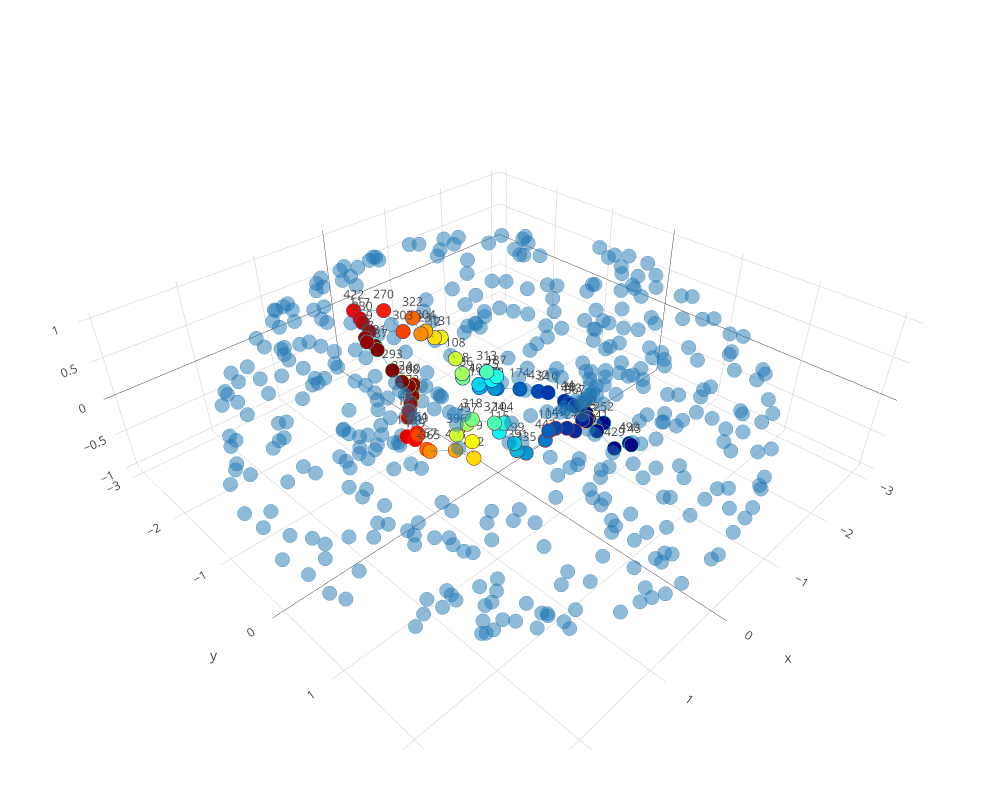

Here is the notebook cell this chart was saved with:
### Code cell
plotclassrep_pjs(PH,dim=1,class=139)

### Figure 1 — Plotly figure (JSON) as saved in the notebook; plotly's stock layout.template omitted (floating-point values rounded to 4 significant figures; data arrays with more than 128 entries replaced by an {"elided": "..."} marker saying what was removed)
{"data": [{"autocolorscale": false, "marker": {"cmax": 1, "cmin": 0, "color": [0.6991, 0.6589, 0.2818, 0.2439, 0.6175, 0.3213, 0.2079, 0.8423, 0.8097, 0.7378, 0.5753, 0.08806, 0.7747, 0.1139, 0.06521, 0.8724, 0.9454, 0.1741, 0.9963, 0.1427, 0.9889, 0.9779, 0.04559, 0.9634, 0.02934, 0.9242, 0.3621, 0.5753, 1.0, 0.8998, 0.5325, 0.01657, 0.5325, 0.6176, 0.007386, 0.6589, 0.4466, 0.4465, 0.4039, 0.4895, 1, 0.7379, 0.404, 0.6991, 0.4894, 0.3622, 0.8097, 0.001848, 0.3213, 0.7748, 0.02937, 0.9963, 0.114, 0.9889, 0.04563, 0.2818, 0.1428, 0.9779, 0.9455, 0.9634, 0.06526, 0.1742, 0, 0.8424, 0.0881, 0.244, 0.9242, 0.208, 0.8998, 0.01659, 0.8725, 0.007401, 0.001855], "colorscale": "Jet", "line": {"color": [0.9589, 0.9743, 0.9499, 0.9295, 0.9862, 0.967, 0.9058, 0.8649, 0.8929, 0.9401, 0.9945, 0.7834, 0.9181, 0.8178, 0.7469, 0.8341, 0.728, 0.8792, 0.5644, 0.8498, 0.6068, 0.6484, 0.7086, 0.6889, 0.6688, 0.7655, 0.9807, 0.005554, 0.5216, 0.8009, 0.9991, 0.6277, 0.0009295, 0.01384, 0.5856, 0.02572, 0.002772, 0.9972, 0.9908, 0, 0.4785, 0.05991, 0.009226, 0.04112, 1, 0.01931, 0.1071, 0.543, 0.03296, 0.08196, 0.3312, 0.4357, 0.1822, 0.3933, 0.2913, 0.05006, 0.1502, 0.3516, 0.272, 0.3111, 0.253, 0.1207, 0.5, 0.1352, 0.2166, 0.0705, 0.2346, 0.09411, 0.1992, 0.3723, 0.1659, 0.4143, 0.457], "colorscale": "Jet", "width": 2}, "opacity": 1, "size": 5, "symbol": "circle"}, "mode": "markers+text", "text": ["408", "452", "391", "335", "479", "199", "442", "461", "349", "365", "396", "273", "257", "403", "90", "139", "472", "105", "208", "149", "40", "72", "195", "448", "232", "126", "115", "108", "224", "163", "457", "4", "88", "131", "67", "12", "313", "324", "104", "436", "293", "223", "187", "304", "318", "75", "303", "441", "407", "322", "367", "287", "310", "181", "443", "112", "432", "87", "9", "2", "70", "174", "429", "270", "144", "38", "230", "29", "117", "252", "422", "490", "145"], "type": "scatter3d", "x": [0.9459, 0.8606, 0.5554, 0.469, 0.878, 0.5871, 0.2742, 0.9661, 0.9734, 1.014, 0.9584, -0.1856, 1.013, -0.01599, -0.3649, 0.9724, 0.7571, 0.2595, 0.6383, 0.1749, 0.5109, 0.5552, -0.5407, 0.6211, -0.6221, 0.7617, 0.7447, -0.2426, 0.8148, 0.9015, 0.9747, -0.8389, -0.3465, -0.09993, -0.9151, -0.01308, -0.6326, 0.8459, 0.7801, -0.3721, 0.9264, 0.1567, -0.7521, 0.07726, 1.006, -0.7362, 0.3988, -0.956, -0.6403, 0.1745, -1.207, 0.9562, -1.174, 0.9461, -1.273, -0.703, -1.182, 1.025, 0.8784, 1.0, -1.328, -1.119, -1.071, 0.4895, -1.375, -0.941, 0.8717, -0.983, 0.8606, -1.467, 0.8463, -1.434, -1.429], "y": [0.3244, 0.5116, 0.8339, 0.8832, 0.5113, 0.8273, 0.9687, -0.2728, -0.2485, -0.01087, 0.3678, 0.9826, -0.06161, 1.009, 0.9313, -0.3042, -0.6632, 0.9975, -0.7802, 1.015, -0.8608, -0.8354, 0.8514, -0.7945, 0.7981, -0.6772, 0.7684, -0.9702, -0.6665, -0.5447, 0.5503, 0.6546, -0.9742, -1.053, 0.5546, -1.066, -0.8338, 0.8018, 0.8654, -0.994, -0.6726, -1.105, -0.7809, -1.113, 0.6581, -0.8498, -1.125, 0.6972, -0.9883, -1.218, 0.1437, -0.8669, -0.2831, -0.914, 0.02914, -1.048, -0.4536, -0.9475, -1.094, -1.004, -0.05083, -0.7209, 0.8892, -1.333, -0.1703, -1.011, -1.217, -1.006, -1.27, 0.4101, -1.397, 0.8469, 0.8811], "z": [-0.002173, -0.04792, 0.06176, 0.007324, 0.178, 0.1694, 0.1158, -0.08836, -0.09568, -0.1669, 0.229, -0.005982, -0.1701, 0.1367, 0.02216, -0.1933, -0.1138, 0.2458, 0.1262, 0.2416, 0.04513, -0.07773, -0.1311, -0.13, -0.1538, -0.1948, 0.3677, 0.005763, 0.3202, -0.322, 0.4737, -0.3523, -0.2585, 0.3351, -0.3676, 0.3585, -0.3017, 0.551, 0.5504, -0.3449, 0.5183, 0.4673, -0.4016, 0.4676, 0.6027, -0.4829, 0.5909, -0.5769, -0.5689, 0.6384, -0.6196, 0.7049, -0.6106, 0.729, -0.6869, -0.6751, -0.6791, 0.7967, 0.8023, 0.8128, -0.7412, -0.7436, -0.7941, 0.8149, -0.7886, -0.7854, 0.8644, -0.8046, 0.8847, -0.879, 0.9304, -0.9423, -0.9471]}, {"autocolorscale": false, "marker": {"color": "rgb(31,119,180)", "line": {"color": "rgb(31,119,180)", "width": 2}, "opacity": 0.5, "size": 5, "symbol": "circle"}, "mode": "markers", "text": {"elided": "427 str values"}, "type": "scatter3d", "x": {"elided": "427 float values"}, "y": {"elided": "427 float values"}, "z": {"elided": "427 float values"}}, {"line": {"color": "#1f77b4", "width": 1.5}, "mode": "lines", "name": "Dim 1 Faces", "opacity": 0.5, "type": "scatter3d", "x": [1.0, 0.8784], "y": [-1.004, -1.094], "z": [0.8128, 0.8023]}, {"line": {"color": "#1f77b4", "width": 1.5}, "mode": "lines", "name": "edge (2,87)", "opacity": 0.5, "showlegend": false, "type": "scatter3d", "x": [1.0, 1.025], "y": [-1.004, -0.9475], "z": [0.8128, 0.7967]}, {"line": {"color": "#1f77b4", "width": 1.5}, "mode": "lines", "name": "edge (4,67)", "opacity": 0.5, "showlegend": false, "type": "scatter3d", "x": [-0.8389, -0.9151], "y": [0.6546, 0.5546], "z": [-0.3523, -0.3676]}, {"line": {"color": "#1f77b4", "width": 1.5}, "mode": "lines", "name": "edge (4,232)", "opacity": 0.5, "showlegend": false, "type": "scatter3d", "x": [-0.8389, -0.6221], "y": [0.6546, 0.7981], "z": [-0.3523, -0.1538]}, {"line": {"color": "#1f77b4", "width": 1.5}, "mode": "lines", "name": "edge (9,230)", "opacity": 0.5, "showlegend": false, "type": "scatter3d", "x": [0.8784, 0.8717], "y": [-1.094, -1.217], "z": [0.8023, 0.8644]}, {"line": {"color": "#1f77b4", "width": 1.5}, "mode": "lines", "name": "edge (12,131)", "opacity": 0.5, "showlegend": false, "type": "scatter3d", "x": [-0.01308, -0.09993], "y": [-1.066, -1.053], "z": [0.3585, 0.3351]}, {"line": {"color": "#1f77b4", "width": 1.5}, "mode": "lines", "name": "edge (12,304)", "opacity": 0.5, "showlegend": false, "type": "scatter3d", "x": [-0.01308, 0.07726], "y": [-1.066, -1.113], "z": [0.3585, 0.4676]}, {"line": {"color": "#1f77b4", "width": 1.5}, "mode": "lines", "name": "edge (29,38)", "opacity": 0.5, "showlegend": false, "type": "scatter3d", "x": [-0.983, -0.941], "y": [-1.006, -1.011], "z": [-0.8046, -0.7854]}, {"line": {"color": "#1f77b4", "width": 1.5}, "mode": "lines", "name": "edge (29,174)", "opacity": 0.5, "showlegend": false, "type": "scatter3d", "x": [-0.983, -1.119], "y": [-1.006, -0.7209], "z": [-0.8046, -0.7436]}, {"line": {"color": "#1f77b4", "width": 1.5}, "mode": "lines", "name": "edge (38,112)", "opacity": 0.5, "showlegend": false, "type": "scatter3d", "x": [-0.941, -0.703], "y": [-1.011, -1.048], "z": [-0.7854, -0.6751]}, {"line": {"color": "#1f77b4", "width": 1.5}, "mode": "lines", "name": "edge (40,72)", "opacity": 0.5, "showlegend": false, "type": "scatter3d", "x": [0.5109, 0.5552], "y": [-0.8608, -0.8354], "z": [0.04513, -0.07773]}, {"line": {"color": "#1f77b4", "width": 1.5}, "mode": "lines", "name": "edge (40,208)", "opacity": 0.5, "showlegend": false, "type": "scatter3d", "x": [0.5109, 0.6383], "y": [-0.8608, -0.7802], "z": [0.04513, 0.1262]}, {"line": {"color": "#1f77b4", "width": 1.5}, "mode": "lines", "name": "edge (67,441)", "opacity": 0.5, "showlegend": false, "type": "scatter3d", "x": [-0.9151, -0.956], "y": [0.5546, 0.6972], "z": [-0.3676, -0.5769]}, {"line": {"color": "#1f77b4", "width": 1.5}, "mode": "lines", "name": "edge (70,144)", "opacity": 0.5, "showlegend": false, "type": "scatter3d", "x": [-1.328, -1.375], "y": [-0.05083, -0.1703], "z": [-0.7412, -0.7886]}, {"line": {"color": "#1f77b4", "width": 1.5}, "mode": "lines", "name": "edge (70,443)", "opacity": 0.5, "showlegend": false, "type": "scatter3d", "x": [-1.328, -1.273], "y": [-0.05083, 0.02914], "z": [-0.7412, -0.6869]}, {"line": {"color": "#1f77b4", "width": 1.5}, "mode": "lines", "name": "edge (72,448)", "opacity": 0.5, "showlegend": false, "type": "scatter3d", "x": [0.5552, 0.6211], "y": [-0.8354, -0.7945], "z": [-0.07773, -0.13]}, {"line": {"color": "#1f77b4", "width": 1.5}, "mode": "lines", "name": "edge (75,187)", "opacity": 0.5, "showlegend": false, "type": "scatter3d", "x": [-0.7362, -0.7521], "y": [-0.8498, -0.7809], "z": [-0.4829, -0.4016]}, {"line": {"color": "#1f77b4", "width": 1.5}, "mode": "lines", "name": "edge (75,407)", "opacity": 0.5, "showlegend": false, "type": "scatter3d", "x": [-0.7362, -0.6403], "y": [-0.8498, -0.9883], "z": [-0.4829, -0.5689]}, {"line": {"color": "#1f77b4", "width": 1.5}, "mode": "lines", "name": "edge (87,181)", "opacity": 0.5, "showlegend": false, "type": "scatter3d", "x": [1.025, 0.9461], "y": [-0.9475, -0.914], "z": [0.7967, 0.729]}, {"line": {"color": "#1f77b4", "width": 1.5}, "mode": "lines", "name": "edge (88,108)", "opacity": 0.5, "showlegend": false, "type": "scatter3d", "x": [-0.3465, -0.2426], "y": [-0.9742, -0.9702], "z": [-0.2585, 0.005763]}, {"line": {"color": "#1f77b4", "width": 1.5}, "mode": "lines", "name": "edge (88,436)", "opacity": 0.5, "showlegend": false, "type": "scatter3d", "x": [-0.3465, -0.3721], "y": [-0.9742, -0.994], "z": [-0.2585, -0.3449]}, {"line": {"color": "#1f77b4", "width": 1.5}, "mode": "lines", "name": "edge (90,195)", "opacity": 0.5, "showlegend": false, "type": "scatter3d", "x": [-0.3649, -0.5407], "y": [0.9313, 0.8514], "z": [0.02216, -0.1311]}, {"line": {"color": "#1f77b4", "width": 1.5}, "mode": "lines", "name": "edge (90,273)", "opacity": 0.5, "showlegend": false, "type": "scatter3d", "x": [-0.3649, -0.1856], "y": [0.9313, 0.9826], "z": [0.02216, -0.005982]}, {"line": {"color": "#1f77b4", "width": 1.5}, "mode": "lines", "name": "edge (104,115)", "opacity": 0.5, "showlegend": false, "type": "scatter3d", "x": [0.7801, 0.7447], "y": [0.8654, 0.7684], "z": [0.5504, 0.3677]}, {"line": {"color": "#1f77b4", "width": 1.5}, "mode": "lines", "name": "edge (104,324)", "opacity": 0.5, "showlegend": false, "type": "scatter3d", "x": [0.7801, 0.8459], "y": [0.8654, 0.8018], "z": [0.5504, 0.551]}, {"line": {"color": "#1f77b4", "width": 1.5}, "mode": "lines", "name": "edge (105,149)", "opacity": 0.5, "showlegend": false, "type": "scatter3d", "x": [0.2595, 0.1749], "y": [0.9975, 1.015], "z": [0.2458, 0.2416]}, {"line": {"color": "#1f77b4", "width": 1.5}, "mode": "lines", "name": "edge (105,442)", "opacity": 0.5, "showlegend": false, "type": "scatter3d", "x": [0.2595, 0.2742], "y": [0.9975, 0.9687], "z": [0.2458, 0.1158]}, {"line": {"color": "#1f77b4", "width": 1.5}, "mode": "lines", "name": "edge (108,131)", "opacity": 0.5, "showlegend": false, "type": "scatter3d", "x": [-0.2426, -0.09993], "y": [-0.9702, -1.053], "z": [0.005763, 0.3351]}, {"line": {"color": "#1f77b4", "width": 1.5}, "mode": "lines", "name": "edge (112,407)", "opacity": 0.5, "showlegend": false, "type": "scatter3d", "x": [-0.703, -0.6403], "y": [-1.048, -0.9883], "z": [-0.6751, -0.5689]}, {"line": {"color": "#1f77b4", "width": 1.5}, "mode": "lines", "name": "edge (115,199)", "opacity": 0.5, "showlegend": false, "type": "scatter3d", "x": [0.7447, 0.5871], "y": [0.7684, 0.8273], "z": [0.3677, 0.1694]}, {"line": {"color": "#1f77b4", "width": 1.5}, "mode": "lines", "name": "edge (117,230)", "opacity": 0.5, "showlegend": false, "type": "scatter3d", "x": [0.8606, 0.8717], "y": [-1.27, -1.217], "z": [0.8847, 0.8644]}, {"line": {"color": "#1f77b4", "width": 1.5}, "mode": "lines", "name": "edge (117,422)", "opacity": 0.5, "showlegend": false, "type": "scatter3d", "x": [0.8606, 0.8463], "y": [-1.27, -1.397], "z": [0.8847, 0.9304]}, {"line": {"color": "#1f77b4", "width": 1.5}, "mode": "lines", "name": "edge (126,163)", "opacity": 0.5, "showlegend": false, "type": "scatter3d", "x": [0.7617, 0.9015], "y": [-0.6772, -0.5447], "z": [-0.1948, -0.322]}, {"line": {"color": "#1f77b4", "width": 1.5}, "mode": "lines", "name": "edge (126,472)", "opacity": 0.5, "showlegend": false, "type": "scatter3d", "x": [0.7617, 0.7571], "y": [-0.6772, -0.6632], "z": [-0.1948, -0.1138]}, {"line": {"color": "#1f77b4", "width": 1.5}, "mode": "lines", "name": "edge (139,163)", "opacity": 0.5, "showlegend": false, "type": "scatter3d", "x": [0.9724, 0.9015], "y": [-0.3042, -0.5447], "z": [-0.1933, -0.322]}, {"line": {"color": "#1f77b4", "width": 1.5}, "mode": "lines", "name": "edge (139,461)", "opacity": 0.5, "showlegend": false, "type": "scatter3d", "x": [0.9724, 0.9661], "y": [-0.3042, -0.2728], "z": [-0.1933, -0.08836]}, {"line": {"color": "#1f77b4", "width": 1.5}, "mode": "lines", "name": "edge (144,310)", "opacity": 0.5, "showlegend": false, "type": "scatter3d", "x": [-1.375, -1.174], "y": [-0.1703, -0.2831], "z": [-0.7886, -0.6106]}, {"line": {"color": "#1f77b4", "width": 1.5}, "mode": "lines", "name": "edge (145,429)", "opacity": 0.5, "showlegend": false, "type": "scatter3d", "x": [-1.429, -1.071], "y": [0.8811, 0.8892], "z": [-0.9471, -0.7941]}, {"line": {"color": "#1f77b4", "width": 1.5}, "mode": "lines", "name": "edge (145,490)", "opacity": 0.5, "showlegend": false, "type": "scatter3d", "x": [-1.429, -1.434], "y": [0.8811, 0.8469], "z": [-0.9471, -0.9423]}, {"line": {"color": "#1f77b4", "width": 1.5}, "mode": "lines", "name": "edge (149,403)", "opacity": 0.5, "showlegend": false, "type": "scatter3d", "x": [0.1749, -0.01599], "y": [1.015, 1.009], "z": [0.2416, 0.1367]}, {"line": {"color": "#1f77b4", "width": 1.5}, "mode": "lines", "name": "edge (174,432)", "opacity": 0.5, "showlegend": false, "type": "scatter3d", "x": [-1.119, -1.182], "y": [-0.7209, -0.4536], "z": [-0.7436, -0.6791]}, {"line": {"color": "#1f77b4", "width": 1.5}, "mode": "lines", "name": "edge (181,287)", "opacity": 0.5, "showlegend": false, "type": "scatter3d", "x": [0.9461, 0.9562], "y": [-0.914, -0.8669], "z": [0.729, 0.7049]}, {"line": {"color": "#1f77b4", "width": 1.5}, "mode": "lines", "name": "edge (187,313)", "opacity": 0.5, "showlegend": false, "type": "scatter3d", "x": [-0.7521, -0.6326], "y": [-0.7809, -0.8338], "z": [-0.4016, -0.3017]}, {"line": {"color": "#1f77b4", "width": 1.5}, "mode": "lines", "name": "edge (195,232)", "opacity": 0.5, "showlegend": false, "type": "scatter3d", "x": [-0.5407, -0.6221], "y": [0.8514, 0.7981], "z": [-0.1311, -0.1538]}, {"line": {"color": "#1f77b4", "width": 1.5}, "mode": "lines", "name": "edge (199,391)", "opacity": 0.5, "showlegend": false, "type": "scatter3d", "x": [0.5871, 0.5554], "y": [0.8273, 0.8339], "z": [0.1694, 0.06176]}, {"line": {"color": "#1f77b4", "width": 1.5}, "mode": "lines", "name": "edge (208,224)", "opacity": 0.5, "showlegend": false, "type": "scatter3d", "x": [0.6383, 0.8148], "y": [-0.7802, -0.6665], "z": [0.1262, 0.3202]}, {"line": {"color": "#1f77b4", "width": 1.5}, "mode": "lines", "name": "edge (223,304)", "opacity": 0.5, "showlegend": false, "type": "scatter3d", "x": [0.1567, 0.07726], "y": [-1.105, -1.113], "z": [0.4673, 0.4676]}, {"line": {"color": "#1f77b4", "width": 1.5}, "mode": "lines", "name": "edge (223,322)", "opacity": 0.5, "showlegend": false, "type": "scatter3d", "x": [0.1567, 0.1745], "y": [-1.105, -1.218], "z": [0.4673, 0.6384]}, {"line": {"color": "#1f77b4", "width": 1.5}, "mode": "lines", "name": "edge (224,293)", "opacity": 0.5, "showlegend": false, "type": "scatter3d", "x": [0.8148, 0.9264], "y": [-0.6665, -0.6726], "z": [0.3202, 0.5183]}, {"line": {"color": "#1f77b4", "width": 1.5}, "mode": "lines", "name": "edge (252,367)", "opacity": 0.5, "showlegend": false, "type": "scatter3d", "x": [-1.467, -1.207], "y": [0.4101, 0.1437], "z": [-0.879, -0.6196]}, {"line": {"color": "#1f77b4", "width": 1.5}, "mode": "lines", "name": "edge (252,490)", "opacity": 0.5, "showlegend": false, "type": "scatter3d", "x": [-1.467, -1.434], "y": [0.4101, 0.8469], "z": [-0.879, -0.9423]}, {"line": {"color": "#1f77b4", "width": 1.5}, "mode": "lines", "name": "edge (257,349)", "opacity": 0.5, "showlegend": false, "type": "scatter3d", "x": [1.013, 0.9734], "y": [-0.06161, -0.2485], "z": [-0.1701, -0.09568]}, {"line": {"color": "#1f77b4", "width": 1.5}, "mode": "lines", "name": "edge (257,365)", "opacity": 0.5, "showlegend": false, "type": "scatter3d", "x": [1.013, 1.014], "y": [-0.06161, -0.01087], "z": [-0.1701, -0.1669]}, {"line": {"color": "#1f77b4", "width": 1.5}, "mode": "lines", "name": "edge (270,303)", "opacity": 0.5, "showlegend": false, "type": "scatter3d", "x": [0.4895, 0.3988], "y": [-1.333, -1.125], "z": [0.8149, 0.5909]}, {"line": {"color": "#1f77b4", "width": 1.5}, "mode": "lines", "name": "edge (270,422)", "opacity": 0.5, "showlegend": false, "type": "scatter3d", "x": [0.4895, 0.8463], "y": [-1.333, -1.397], "z": [0.8149, 0.9304]}, {"line": {"color": "#1f77b4", "width": 1.5}, "mode": "lines", "name": "edge (273,403)", "opacity": 0.5, "showlegend": false, "type": "scatter3d", "x": [-0.1856, -0.01599], "y": [0.9826, 1.009], "z": [-0.005982, 0.1367]}, {"line": {"color": "#1f77b4", "width": 1.5}, "mode": "lines", "name": "edge (287,293)", "opacity": 0.5, "showlegend": false, "type": "scatter3d", "x": [0.9562, 0.9264], "y": [-0.8669, -0.6726], "z": [0.7049, 0.5183]}, {"line": {"color": "#1f77b4", "width": 1.5}, "mode": "lines", "name": "edge (303,322)", "opacity": 0.5, "showlegend": false, "type": "scatter3d", "x": [0.3988, 0.1745], "y": [-1.125, -1.218], "z": [0.5909, 0.6384]}, {"line": {"color": "#1f77b4", "width": 1.5}, "mode": "lines", "name": "edge (310,432)", "opacity": 0.5, "showlegend": false, "type": "scatter3d", "x": [-1.174, -1.182], "y": [-0.2831, -0.4536], "z": [-0.6106, -0.6791]}, {"line": {"color": "#1f77b4", "width": 1.5}, "mode": "lines", "name": "edge (313,436)", "opacity": 0.5, "showlegend": false, "type": "scatter3d", "x": [-0.6326, -0.3721], "y": [-0.8338, -0.994], "z": [-0.3017, -0.3449]}, {"line": {"color": "#1f77b4", "width": 1.5}, "mode": "lines", "name": "edge (318,324)", "opacity": 0.5, "showlegend": false, "type": "scatter3d", "x": [1.006, 0.8459], "y": [0.6581, 0.8018], "z": [0.6027, 0.551]}, {"line": {"color": "#1f77b4", "width": 1.5}, "mode": "lines", "name": "edge (318,457)", "opacity": 0.5, "showlegend": false, "type": "scatter3d", "x": [1.006, 0.9747], "y": [0.6581, 0.5503], "z": [0.6027, 0.4737]}, {"line": {"color": "#1f77b4", "width": 1.5}, "mode": "lines", "name": "edge (335,391)", "opacity": 0.5, "showlegend": false, "type": "scatter3d", "x": [0.469, 0.5554], "y": [0.8832, 0.8339], "z": [0.007324, 0.06176]}, {"line": {"color": "#1f77b4", "width": 1.5}, "mode": "lines", "name": "edge (335,442)", "opacity": 0.5, "showlegend": false, "type": "scatter3d", "x": [0.469, 0.2742], "y": [0.8832, 0.9687], "z": [0.007324, 0.1158]}, {"line": {"color": "#1f77b4", "width": 1.5}, "mode": "lines", "name": "edge (349,461)", "opacity": 0.5, "showlegend": false, "type": "scatter3d", "x": [0.9734, 0.9661], "y": [-0.2485, -0.2728], "z": [-0.09568, -0.08836]}, {"line": {"color": "#1f77b4", "width": 1.5}, "mode": "lines", "name": "edge (365,408)", "opacity": 0.5, "showlegend": false, "type": "scatter3d", "x": [1.014, 0.9459], "y": [-0.01087, 0.3244], "z": [-0.1669, -0.002173]}, {"line": {"color": "#1f77b4", "width": 1.5}, "mode": "lines", "name": "edge (367,443)", "opacity": 0.5, "showlegend": false, "type": "scatter3d", "x": [-1.207, -1.273], "y": [0.1437, 0.02914], "z": [-0.6196, -0.6869]}, {"line": {"color": "#1f77b4", "width": 1.5}, "mode": "lines", "name": "edge (396,457)", "opacity": 0.5, "showlegend": false, "type": "scatter3d", "x": [0.9584, 0.9747], "y": [0.3678, 0.5503], "z": [0.229, 0.4737]}, {"line": {"color": "#1f77b4", "width": 1.5}, "mode": "lines", "name": "edge (396,479)", "opacity": 0.5, "showlegend": false, "type": "scatter3d", "x": [0.9584, 0.878], "y": [0.3678, 0.5113], "z": [0.229, 0.178]}, {"line": {"color": "#1f77b4", "width": 1.5}, "mode": "lines", "name": "edge (408,452)", "opacity": 0.5, "showlegend": false, "type": "scatter3d", "x": [0.9459, 0.8606], "y": [0.3244, 0.5116], "z": [-0.002173, -0.04792]}, {"line": {"color": "#1f77b4", "width": 1.5}, "mode": "lines", "name": "edge (429,441)", "opacity": 0.5, "showlegend": false, "type": "scatter3d", "x": [-1.071, -0.956], "y": [0.8892, 0.6972], "z": [-0.7941, -0.5769]}, {"line": {"color": "#1f77b4", "width": 1.5}, "mode": "lines", "name": "edge (448,472)", "opacity": 0.5, "showlegend": false, "type": "scatter3d", "x": [0.6211, 0.7571], "y": [-0.7945, -0.6632], "z": [-0.13, -0.1138]}, {"line": {"color": "#1f77b4", "width": 1.5}, "mode": "lines", "name": "edge (452,479)", "opacity": 0.5, "showlegend": false, "type": "scatter3d", "x": [0.8606, 0.878], "y": [0.5116, 0.5113], "z": [-0.04792, 0.178]}], "layout": {"height": 800, "hovermode": "closest", "margin": {"b": 50, "l": 50, "r": 50, "t": 50}, "scene": {"aspectmode": "manual", "aspectratio": {"x": 1, "y": 1.004}}, "showlegend": false, "width": 1000}}
